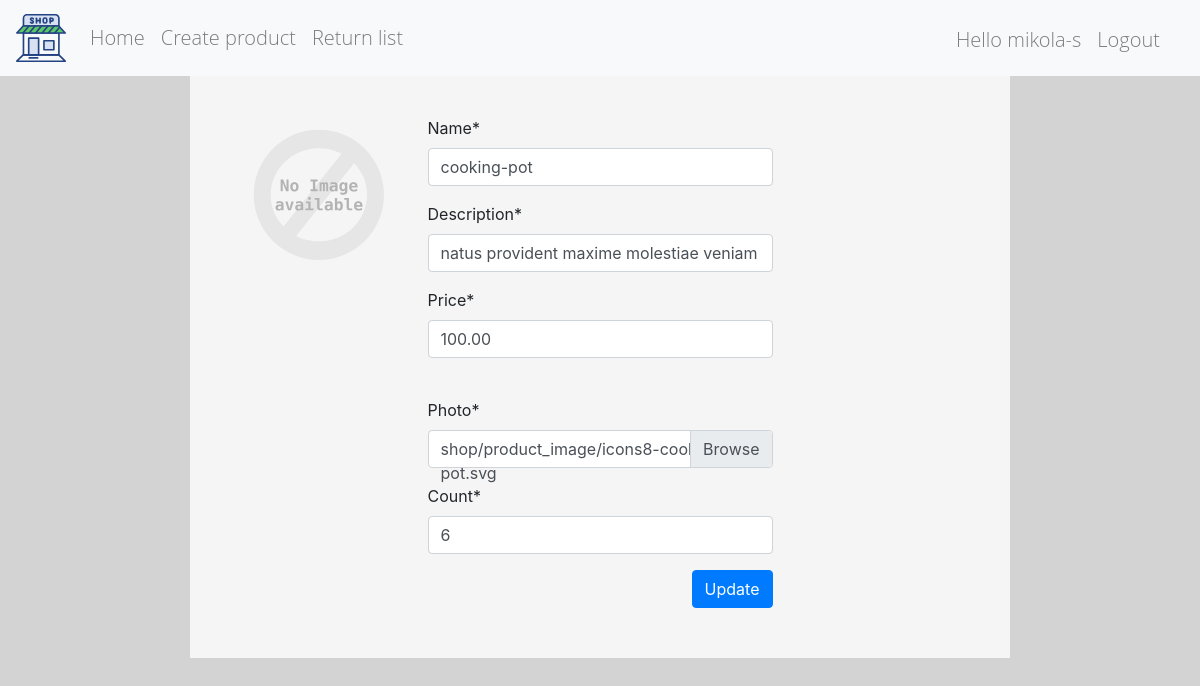
Page /product_update/7/ (signed in) on the earlier database version.
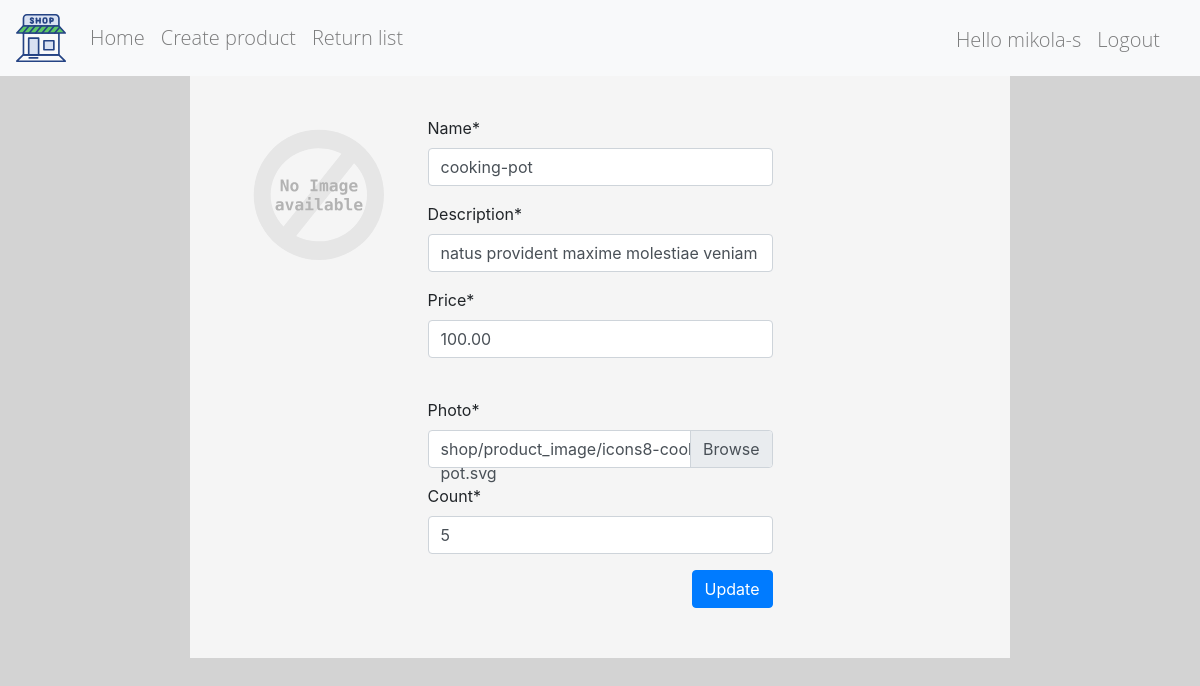
Same page on the later database version.
### shop/models.py (models this page shows, shortened)
class Product(models.Model):
    name = models.CharField(max_length=50)
    description = models.CharField(max_length=256)
    price = models.DecimalField(
        decimal_places=2,
        max_digits=12,
        validators=[MinValueValidator(Decimal('0.00'))])
    photo = models.FileField(upload_to='shop/product_image/')
    count = models.PositiveIntegerField()

### shop/views.py (the view)
# urls.py: path('product_update/<int:pk>/', ProductUpdate.as_view(), name='product_update'),
class ProductUpdate(AdminAccess, UpdateView):
    template_name = 'shop/product/update_form.html'
    success_url = '/'
    form_class = forms.ProductCreateForm
    model = models.Product
    success_message = 'success update product %(name)s'

### shop/forms.py
class ProductCreateForm(ModelForm):
    class Meta:
        model = Product
        fields = '__all__'

### shop/views.py (called while the page is built)
    def test_func(self):
        return self.request.user.is_superuser

### shop/templates/shop/product/update_form.html (shortened to what this page needs)
{% extends 'shop/page_item/base.html' %}
{% load staticfiles %}
{% load static %}
{% load crispy_forms_tags %}
{% block content %}
    <div class="col-md-8 col-sm-8 col-12 col box">
        <div class="row">
            <div class="col-3">
                <img class="card-img-top" id="id_img" src="{{ MEDIA_URL }}{{ product.photo }}" alt="image"
                     onerror="if (this.src != 'static/images/alt.svg') this.src = '{% static "images/alt.svg" %}'"
                >
            </div>
            <div class="col-6">
                <form method="post" enctype="multipart/form-data" class="form">
                    <div class="form-group mx-0 mb-0">
                        {{ form.name|as_crispy_field }}
                    </div>
                    <div class="form-group mx-0">
                        {{ form.description|as_crispy_field }}
                    </div>
                    <div class="form-group mb-0">
                        {{ form.price|as_crispy_field }}
                    </div>
                    <br>
                    <div class="form-group">
                        <label for="id_photo" class="requiredField">
                            Photo<span class="asteriskField">*</span>
                        </label>
                        <div class="custom-file">
                            <label class="custom-file-label" for="id_photo"
                                   id="id_label">{{ product.photo.name }}</label>
                        </div>
                    </div>
                    <div class="form-group mb-0">
                        {{ form.count|as_crispy_field }}
                    </div>
                    <div class="text-right">
                        <button type="submit" class="btn btn-primary">Update</button>
                    </div>
                </form>
            </div>
        </div>
    </div>
{% endblock content %}

Differences in the rows shown:
changed Product "shop/product_image/icons8-cooking-pot.svg": count "6" → "5"
